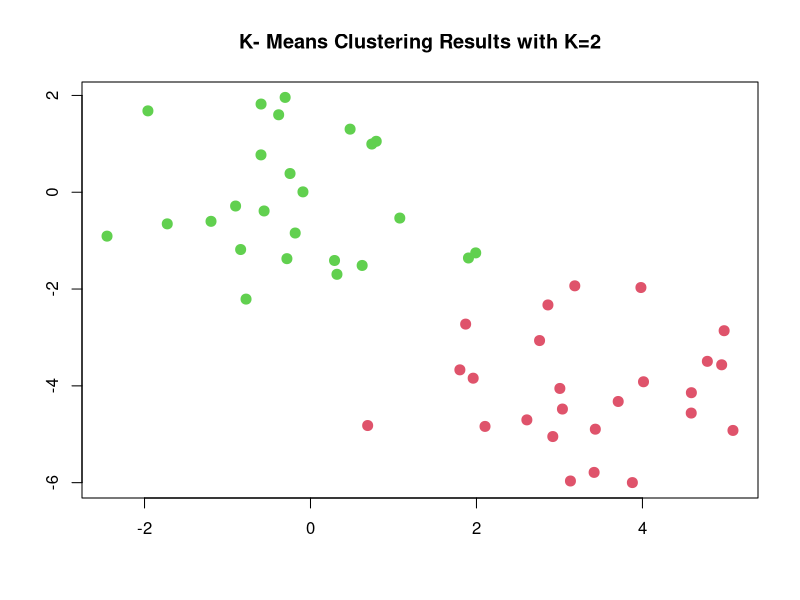
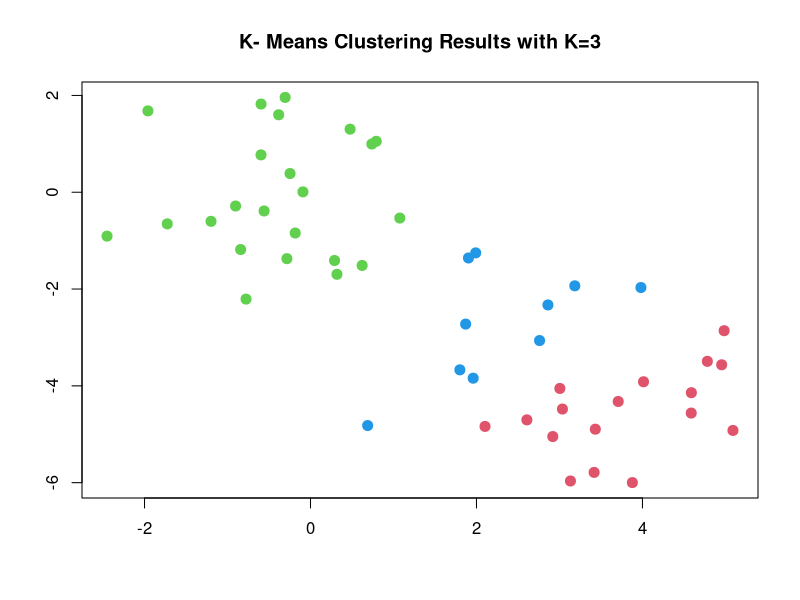

Recreate these plots in R, in order.

# Simulate an example where there a two true clusters.
set.seed(2)
x = matrix(rnorm(50 * 2), ncol = 2)
x[1:25, 1] = x[1:25, 1] + 3
x[1:25, 2] = x[1:25, 2] - 4

# Perform K-means clustering with K = 2.
km.out = kmeans(x, 2, nstart = 20)

# Cluster assignments
km.out$cluster

# Plot observations coloured according to assignment.
plot(x, col = (km.out$cluster + 1),
    main = "K- Means Clustering Results with K=2",
    xlab = "", ylab = "", pch = 20, cex = 2)

# Try K = 3
set.seed(4)
km.out = kmeans(x, 3, nstart = 20)
km.out
plot(x, col = (km.out$cluster + 1),
     main = "K- Means Clustering Results with K=3",
     xlab = "", ylab = "", pch = 20, cex = 2)

# Run kmeans() with multiple initial cluster assignments with nstart().
set.seed(3)
km.out = kmeans(x, 3, nstart = 1)
km.out$tot.withinss
km.out = kmeans(x, 3, nstart = 20)
km.out$tot.withinss
#   Tot.withinss is the total within-cluster sum of squares,
#   which we seek to minimize by performing K-means clustering.
#   The individual within-cluster sum-of-squares are contained in the 
#   vector km.out$wihinss.
#   Compare the difference with different values for nstart().

#   It is strongly recommended to run K-means clustering with a large
#   value of nstart, such as 20 or 50, since otherwise an undesirable
#   local optimum may be obtained.